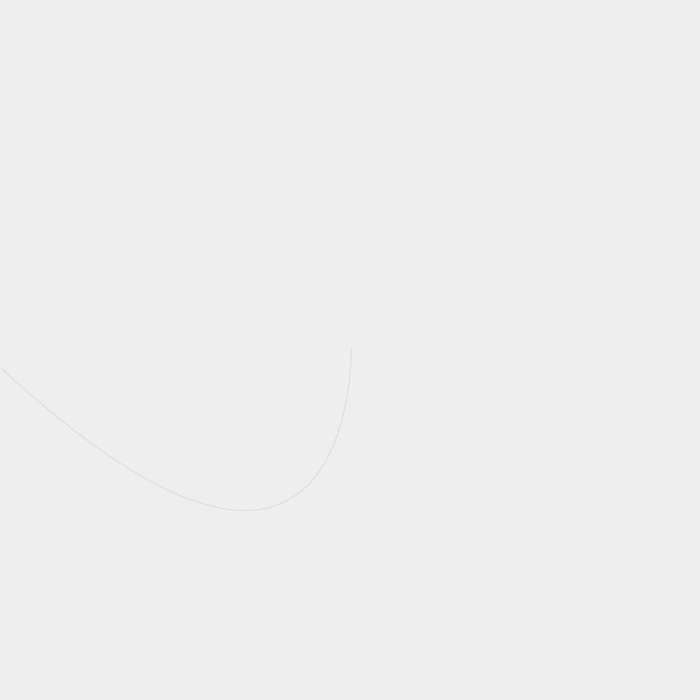
Frame 1 (no input)
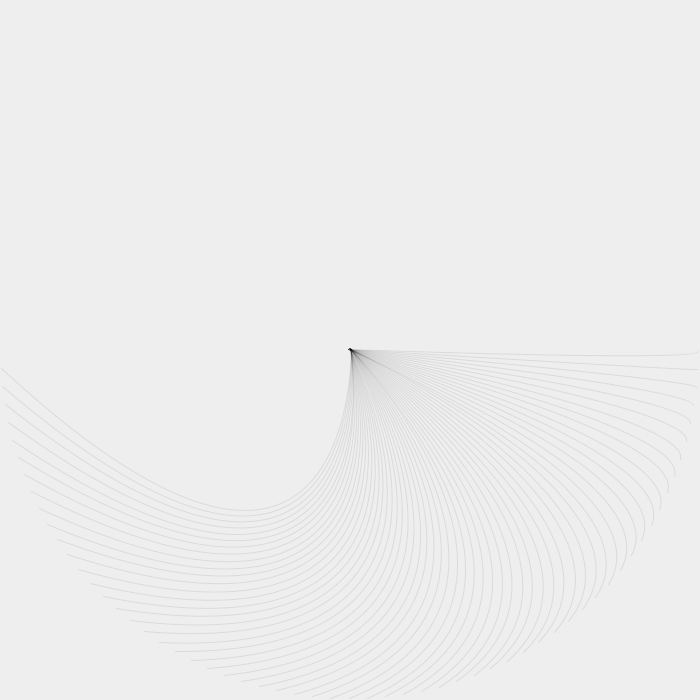
Frame 60 (the mouse pressed at the canvas centre just before this capture)
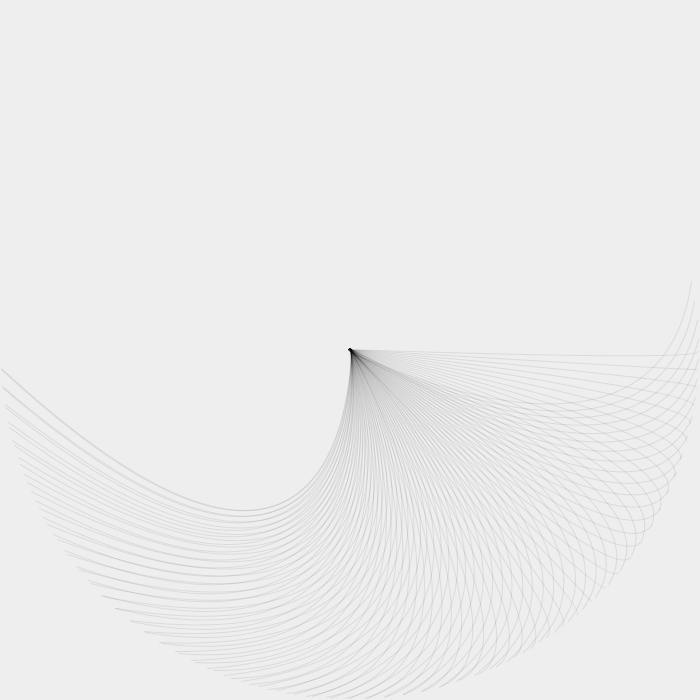
Frame 120 (the mouse held since frame 60 and released just before this capture)

The Processing sketch that drew these frames (run headless with seeded random() and noise(); from frame 60 on, the mouse is pressed at the canvas centre):

// Processing sketch: processing_43704
// ── processing_43704.pde

float q=350f,a,b,c,d,x,y,X,Y,u,v,U,V,f,g,ca,cb,sa,sb,qc;

void setup() {
  size(700,700);background(#eeeeee);stroke(0x15000000);noFill();smooth();
  a=PI;b=a/2; f=a/random(18,180);g=a/random(18,180); c=1f;
}
void draw() {
  qc= q-(c+=.01);
  x=q+(sb=sin(b+=g))*c; y=q+(cb=cos(b))*c; X=q-sb*qc; Y=q-cb*qc;
  u=q+(sa=sin(a+=f))*c; v=q+(ca=cos(a))*c; U=q-sa*qc; V=q-ca*qc;
  bezier(x,y,u,v,U,V,X,Y);
}
void mousePressed() {setup();}

                
                                                                                                                                
